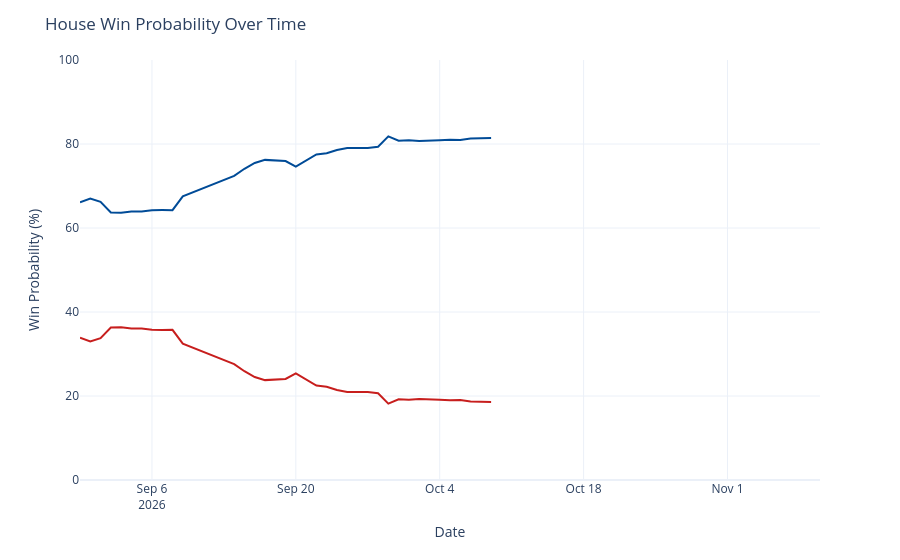

Here is the notebook cell this chart was saved with:
### Code cell
chance_over_time = output_ts[(output_ts['geo'] == 'US House') &
                             (output_ts['type'] == 'chance')]
chance_over_time['rep_chance'] = chance_over_time['y'].map(lambda x: 100 - x)
chance_over_time = chance_over_time.rename({'y': 'Democrats', 'rep_chance': 'Republicans'}, axis=1)
chance_time_ser = px.line(chance_over_time, x='date', y=['Democrats', 'Republicans'], template='plotly_white',
                         color_discrete_map={'Democrats': '#004b97', 'Republicans': '#c71e1d'},)
chance_time_ser.update_traces(hovertemplate="%{y:.1f}%")
chance_time_ser.update_layout(
    xaxis=dict(range=[pd.to_datetime('2026-08-30'), pd.to_datetime('2026-11-10')]),
    yaxis=dict(range=[0, 100]),
    xaxis_title='Date',
    yaxis_title='Win Probability (%)',
    title=dict(text="House Win Probability Over Time"),
    hovermode="x",
    showlegend=False
)
chance_time_ser

### Figure 1 — Plotly figure (JSON) as saved in the notebook; plotly's stock layout.template omitted (floating-point values rounded to 4 significant figures)
{"data": [{"hovertemplate": "%{y:.1f}%", "legendgroup": "Democrats", "line": {"color": "#004b97", "dash": "solid"}, "marker": {"symbol": "circle"}, "mode": "lines", "name": "Democrats", "orientation": "v", "showlegend": true, "type": "scatter", "x": ["2026-08-30", "2026-08-31", "2026-09-01", "2026-09-02", "2026-09-03", "2026-09-04", "2026-09-05", "2026-09-06", "2026-09-07", "2026-09-08", "2026-09-09", "2026-09-14", "2026-09-15", "2026-09-16", "2026-09-17", "2026-09-18", "2026-09-19", "2026-09-20", "2026-09-21", "2026-09-22", "2026-09-23", "2026-09-24", "2026-09-25", "2026-09-26", "2026-09-27", "2026-09-28", "2026-09-29", "2026-09-30", "2026-10-01", "2026-10-02", "2026-10-03", "2026-10-04", "2026-10-05", "2026-10-06", "2026-10-07", "2026-10-08", "2026-10-09"], "xaxis": "x", "y": [66.12, 67.02, 66.25, 63.69, 63.65, 63.91, 63.91, 64.23, 64.27, 64.25, 67.54, 72.39, 74.1, 75.49, 76.22, 76.08, 75.94, 74.59, 76.12, 77.51, 77.78, 78.58, 79.05, 79.05, 79.05, 79.34, 81.82, 80.78, 80.9, 80.69, 80.7, 80.88, 81.01, 80.94, 81.32, 81.39, 81.42], "yaxis": "y"}, {"hovertemplate": "%{y:.1f}%", "legendgroup": "Republicans", "line": {"color": "#c71e1d", "dash": "solid"}, "marker": {"symbol": "circle"}, "mode": "lines", "name": "Republicans", "orientation": "v", "showlegend": true, "type": "scatter", "x": ["2026-08-30", "2026-08-31", "2026-09-01", "2026-09-02", "2026-09-03", "2026-09-04", "2026-09-05", "2026-09-06", "2026-09-07", "2026-09-08", "2026-09-09", "2026-09-14", "2026-09-15", "2026-09-16", "2026-09-17", "2026-09-18", "2026-09-19", "2026-09-20", "2026-09-21", "2026-09-22", "2026-09-23", "2026-09-24", "2026-09-25", "2026-09-26", "2026-09-27", "2026-09-28", "2026-09-29", "2026-09-30", "2026-10-01", "2026-10-02", "2026-10-03", "2026-10-04", "2026-10-05", "2026-10-06", "2026-10-07", "2026-10-08", "2026-10-09"], "xaxis": "x", "y": [33.88, 32.98, 33.75, 36.31, 36.35, 36.09, 36.09, 35.77, 35.73, 35.75, 32.46, 27.61, 25.9, 24.51, 23.78, 23.92, 24.06, 25.41, 23.88, 22.49, 22.22, 21.42, 20.95, 20.95, 20.95, 20.66, 18.18, 19.22, 19.1, 19.31, 19.3, 19.12, 18.99, 19.06, 18.68, 18.61, 18.58], "yaxis": "y"}], "layout": {"hovermode": "x", "legend": {"title": {"text": "variable"}, "tracegroupgap": 0}, "margin": {"t": 60}, "showlegend": false, "title": {"text": "House Win Probability Over Time"}, "xaxis": {"anchor": "y", "domain": [0, 1], "range": ["2026-08-30T00:00:00", "2026-11-10T00:00:00"], "title": {"text": "Date"}}, "yaxis": {"anchor": "x", "domain": [0, 1], "range": [0, 100], "title": {"text": "Win Probability (%)"}}}}
